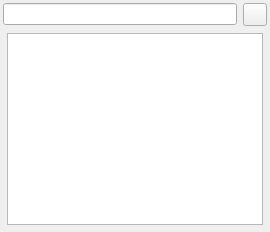
                               <widget class="QWidget" name="search_tab">
                                <layout class="QGridLayout" name="gridLayout_19">
                                 <property name="leftMargin">
                                  <number>3</number>
                                 </property>
                                 <property name="topMargin">
                                  <number>3</number>
                                 </property>
                                 <property name="rightMargin">
                                  <number>3</number>
                                 </property>
                                 <property name="bottomMargin">
                                  <number>3</number>
                                 </property>
                                 <property name="spacing">
                                  <number>3</number>
                                 </property>
                                 <item row="0" column="0">
                                  <layout class="QHBoxLayout" name="horizontalLayout_10" stretch="0,0">
                                   <property name="spacing">
                                    <number>6</number>
                                   </property>
                                   <item>
                                    <widget class="LineEdit" name="item_search"/>
                                   </item>
                                   <item>
                                    <widget class="ToolButton" name="item_search_button">
                                     <property name="icon">
                                      <iconset>
                                       <normaloff>resources/op_icon/search.png</normaloff>resources/op_icon/search.png</iconset>
                                     </property>
                                    </widget>
                                   </item>
                                  </layout>
                                 </item>
                                 <item row="1" column="0">
                                  <widget class="QFrame" name="frame_3">
                                   <property name="styleSheet">
                                    <string notr="true">#frame_3 {
    border: 1px solid rgba(255, 255, 255, 13);
    border-radius: 5px;
    background-color: transparent;
}</string>
                                   </property>
                                   <property name="frameShape">
                                    <enum>QFrame::StyledPanel</enum>
                                   </property>
                                   <property name="frameShadow">
                                    <enum>QFrame::Raised</enum>
                                   </property>
                                   <layout class="QGridLayout" name="gridLayout_22">
                                    <property name="leftMargin">
                                     <number>3</number>
                                    </property>
                                    <property name="topMargin">
                                     <number>3</number>
                                    </property>
                                    <property name="rightMargin">
                                     <number>3</number>
                                    </property>
                                    <property name="bottomMargin">
                                     <number>3</number>
                                    </property>
                                    <item row="0" column="0">
                                     <widget class="ListWidget" name="search_result"/>
                                    </item>
                                   </layout>
                                  </widget>
                                 </item>
                                </layout>
                               </widget>
